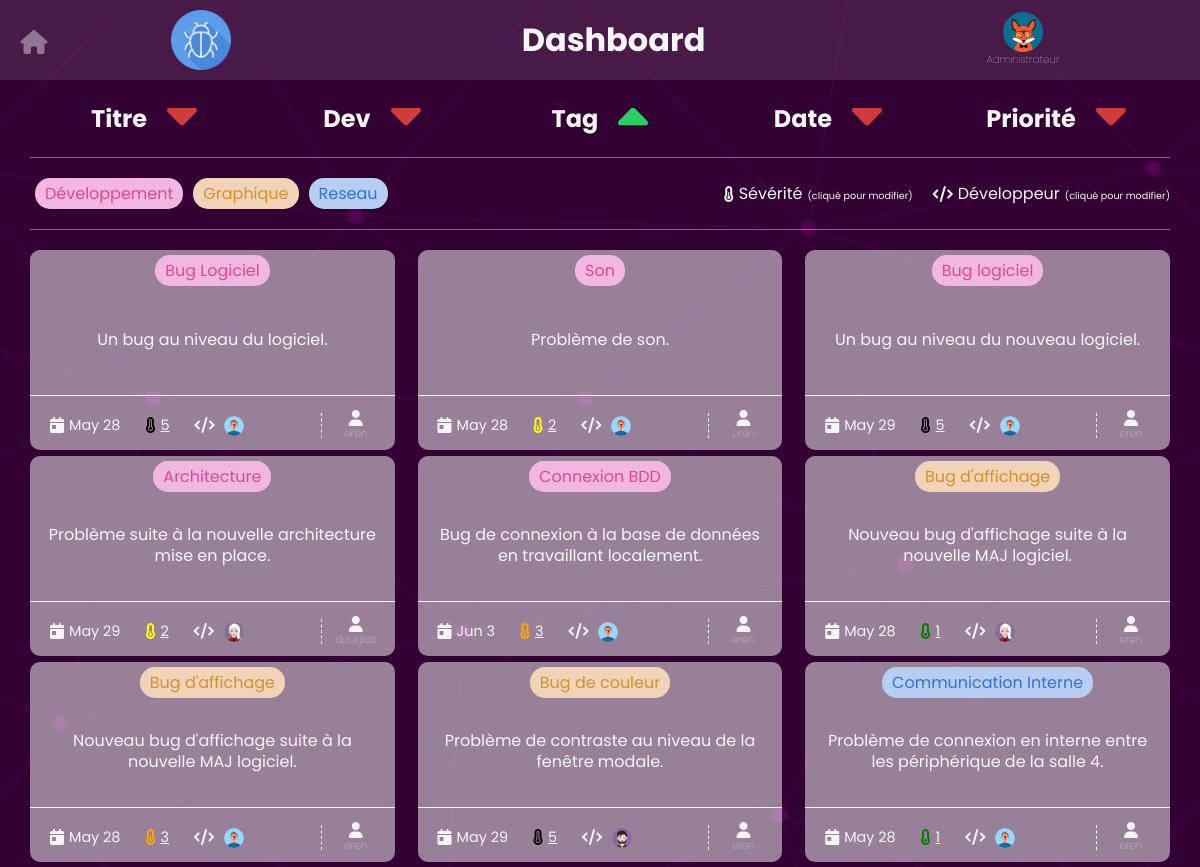
The page /scripts/php/pages/admin.php?sort=tag&dir=asc (signed in) on the database its author committed.
### tables this page shows
CREATE TABLE `sae203_tickets` (
  `id` int(10) UNSIGNED NOT NULL,
  `title` varchar(255) NOT NULL,
  `tag` varchar(50) NOT NULL,
  `date` datetime NOT NULL,
  `id_dev` int(6) UNSIGNED NOT NULL,
  `severity` tinyint(4) NOT NULL,
  `description` varchar(512) NOT NULL,
  `user` varchar(50) NOT NULL,
  `status` int(10) UNSIGNED NOT NULL COMMENT '0 : en attente\r\n1 : confirmé \r\n2 : en cours de traitement\r\n3 : terminé'
);

### scripts/php/pages/admin.php (the view, shortened to what this page needs)
<?php
include '../config/connexionBDD.php';
?>
<!DOCTYPE html>
<html lang="fr">
<head>
    <link rel="stylesheet" type="text/css" href="../../../styles/admin.css" />
</head>
<body>
    <header>
        <div class="home">
            <a href="../config/logout.php"><i class="fas fa-home"></i></a>
        </div>
        <div class="left">
            <div class="logo"></div>
        </div>
        <div class="middle">
            <h1>Dashboard</h1>
        </div>
        <div class="right">
            <div class="avatar"></div>
            <p>Administrateur</p>
        </div>
    </header>
    <section>
        <div>
            <h2>Titre</h2>
            <a href="./admin.php?sort=title&dir=asc"><input type="radio" name="order" class="btn <?php if($_GET['sort'] === 'title') echo 'active' ?>" /></a>
        </div>
        <div>
            <h2>Dev</h2>
            <a href="./admin.php?sort=id_dev&dir=asc"><input type="radio" name="order" class="btn <?php if($_GET['sort'] === 'id_dev') echo 'active' ?>" /></a>
        </div>
        <div>
            <h2>Tag</h2>
            <a href="./admin.php?sort=tag&dir=asc"><input type="radio" name="order" class="btn <?php if($_GET['sort'] === 'tag') echo 'active' ?>" /></a>
        </div>
        <div>
            <h2>Date</h2>
            <a href="./admin.php?sort=date&dir=desc"><input type="radio" name="order" class="btn <?php if($_GET['sort'] === 'date') echo 'active' ?>" /></a>
        </div>
        <div>
            <h2>Priorité</h2>
            <a href="./admin.php?sort=severity&dir=desc"><input type="radio" name="order" class="btn <?php if($_GET['sort'] === 'severity') echo 'active' ?>" /></a>
        </div>
    </section>
    <div class="infos">
        <div class="infosLeft">
            <div class="red"><p>Développement</p></div>
            <div class="yellow"><p>Graphique</p></div>
            <div class="blue"><p>Reseau</p></div>
        </div>
        <div class="infosRight">
            <div class="a">
                <i class="fas fa-thermometer-half"></i>
                <p>Sévérité<span>(cliqué pour modifier)</span></p>
            </div>
            <div class="b">
                <i class="fas fa-code"></i>
                <p>Développeur<span>(cliqué pour modifier)</span></p>
            </div>
        </div>
    </div>
    <main class="card_container">
        <?php
        $query = "SELECT * FROM sae203_tickets";
        $sortable = ['title', 'tag', 'date', 'severity', 'id_dev'];
        if (!empty($_GET['sort']) && in_array($_GET['sort'], $sortable)) {
            $direction = $_GET['dir'] ?? 'asc';
            $query .= " ORDER BY " . $_GET['sort'] . " $direction";
        }
            $ticketsData = $db->prepare($query);
            $ticketsData->execute();
            $tickets = $ticketsData->fetchAll();
            foreach ($tickets AS $ticket) {
        ?>
        <div class="card">
            <div class="cardHeader">
                <?php if ($ticket['tag'] == 'graphique') { ?>
                    <p class="graphique"><?php echo $ticket['title']; ?></p>
                <?php } else if ($ticket['tag'] == 'reseau') { ?>
                    <p class="reseau"><?php echo $ticket['title']; ?></p>
                <?php } else { ?>
                    <p class="developpement"><?php echo $ticket['title']; } ?></p>
            </div>
            <div class="cardBody">
                <?php echo mb_strimwidth($ticket['description'], 0, 90, "..."); ?>
            </div>
            <div class="cardFooter">
                <div class="left">
                    <div class="day">
                        <div class="i">
                            <i class="fas fa-calendar-day"></i>
                        </div>
                        <p><?php echo date("M j", strtotime($ticket['date'])); ?></p>
                    </div>
                    <div class="sev">
                        <div class="i">
                        <?php
                        switch ($ticket['severity']) {
                            case 1 : ?> <i style="color:green;" class="fas fa-thermometer-empty"></i><?php break;
                            case 2 : ?> <i style="color:yellow;" class="fas fa-thermometer-quarter"></i><?php break;
                            case 3 : ?> <i style="color:orange;" class="fas fa-thermometer-half"></i><?php break;
                            case 4 : ?> <i style="color:red;" class="fas fa-thermometer-three-quarters"></i><?php break;
                            default : ?> <i style="color:black;" class="fas fa-thermometer-full"></i><?php break;
                        }
                        ?>
                        </div>
                        <a href="../config/updateSeverity.php?ticket=<?php echo $ticket['id']; ?>&sev=<?php echo 0; ?>"><?php echo $ticket['severity']; ?></a>
                    </div>
                    <div class="dev">
                        <div class="i">
                            <i class="fas fa-code"></i>
                        </div>
                        <a href="../config/updateDev.php?ticket=<?php echo $ticket['id']; ?>&dev=<?php echo 3; ?>">
                        <?php
                        switch ($ticket['id_dev']) {
                            case 1 : ?> <div class="avatar1"></div><?php break;
                            case 2 : ?> <div class="avatar2"></div><?php break;
                            default : ?> <div class="avatar0"></div><?php break;
                        }
                        ?>
                        </a>
                    </div>
                </div>
                <div class="right">
                    <div class="i">
                        <i class="fas fa-user"></i>
                    </div>
                    <p><?php echo $ticket['user']; ?></p>
                </div>
            </div>
        </div>
        <?php
            }
        ?>
    </main>
</body>
</html>

### rows shown on the page
sae203_tickets: title "Bug Logiciel", description "Un bug au niveau du logiciel.", date "May 28", severity "5", user "eren"
sae203_tickets: title "Son", description "Problème de son.", date "May 28", severity "2", user "eren"
sae203_tickets: title "Bug logiciel", description "Un bug au niveau du nouveau logiciel.", date "May 29", severity "5", user "eren"
sae203_tickets: title "Architecture", description "Problème suite à la nouvelle architecture mise en place.", date "May 29", severity "2", user "douglas"
sae203_tickets: title "Connexion BDD", description "Bug de connexion à la base de données en travaillant localement.", date "Jun 3", severity "3", user "eren"
sae203_tickets: title "Bug d'affichage", description "Nouveau bug d'affichage suite à la nouvelle MAJ logiciel.", date "May 28", severity "1", user "eren"
sae203_tickets: title "Bug d'affichage", description "Nouveau bug d'affichage suite à la nouvelle MAJ logiciel.", date "May 28", severity "3", user "eren"
sae203_tickets: title "Bug de couleur", description "Problème de contraste au niveau de la fenêtre modale.", date "May 29", severity "5", user "eren"
sae203_tickets: title "Communication Interne", description "Problème de connexion en interne entre les périphérique de la salle 4.", date "May 28", severity "1", user "eren"
